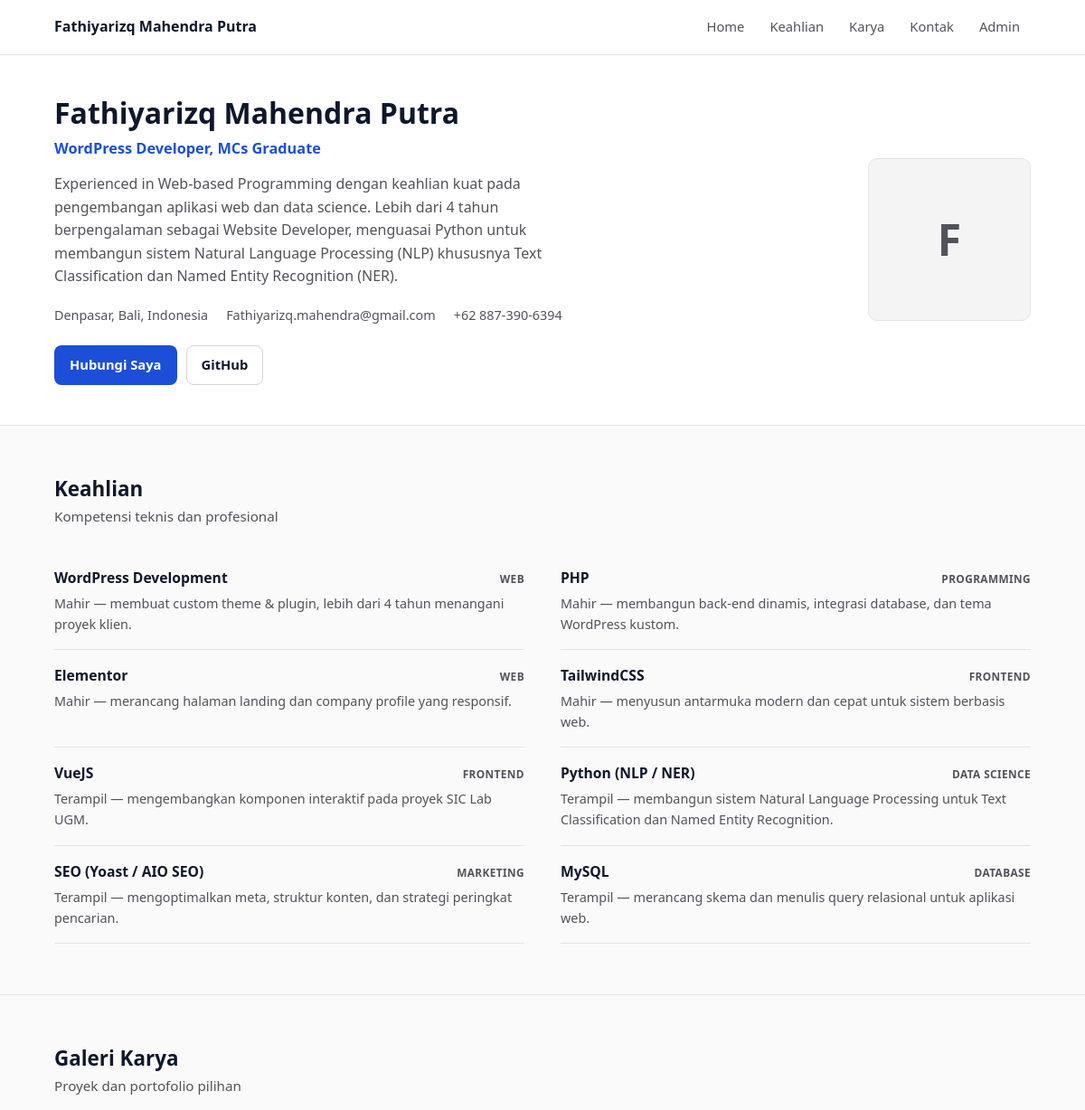
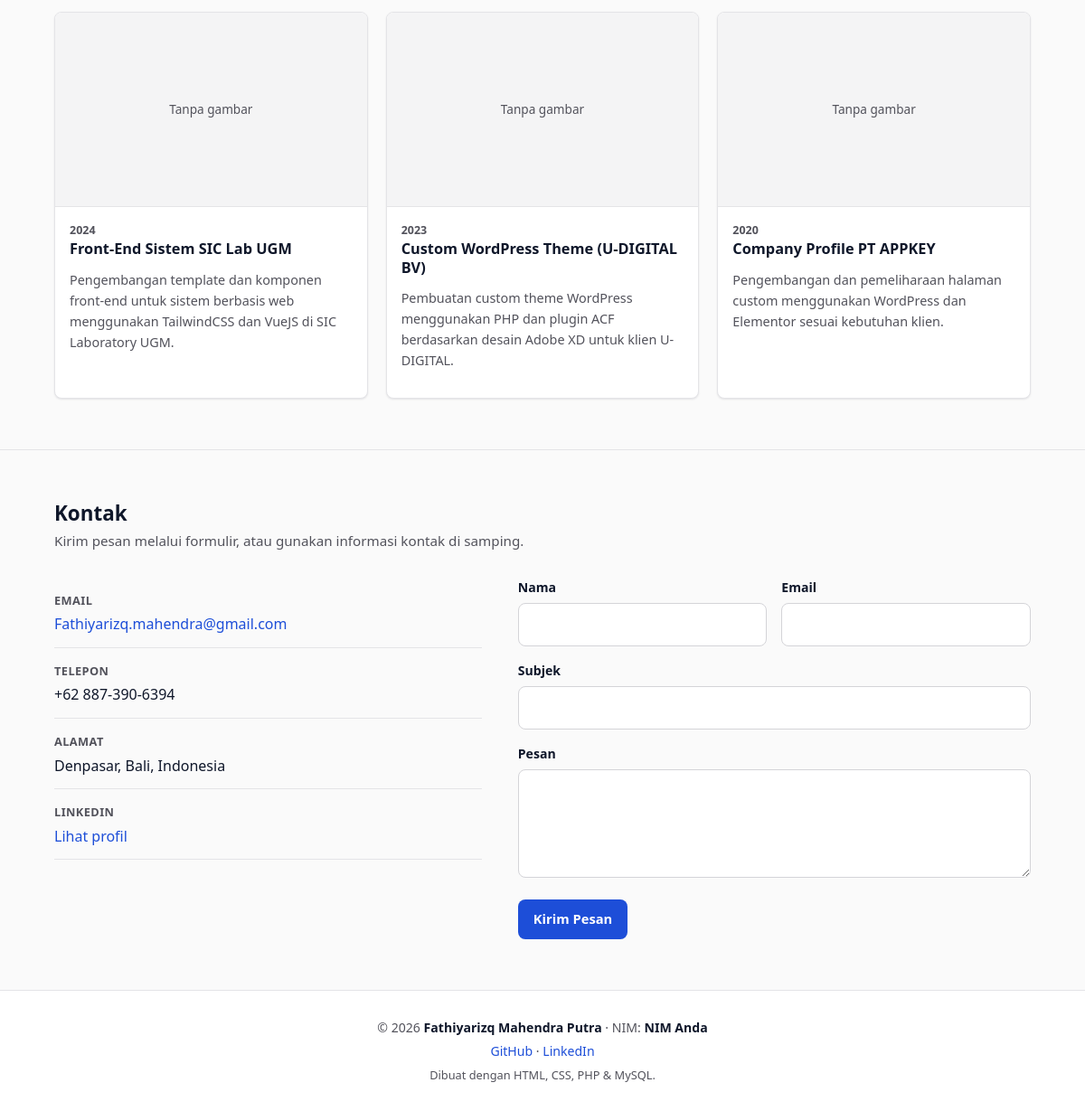
The page / on the database its author committed (2 pictures, top to bottom).
### tables this page shows
CREATE TABLE `profil` (
  `id`        INT AUTO_INCREMENT PRIMARY KEY,
  `nama`      VARCHAR(120) NOT NULL,
  `nim`       VARCHAR(30)  DEFAULT NULL,
  `headline`  VARCHAR(160) DEFAULT NULL,
  `ringkasan` TEXT,
  `alamat`    VARCHAR(180) DEFAULT NULL,
  `telepon`   VARCHAR(40)  DEFAULT NULL,
  `email`     VARCHAR(120) DEFAULT NULL,
  `github`    VARCHAR(200) DEFAULT NULL,
  `linkedin`  VARCHAR(200) DEFAULT NULL,
  `foto`      VARCHAR(200) DEFAULT NULL
);

CREATE TABLE `keahlian` (
  `id`       INT AUTO_INCREMENT PRIMARY KEY,
  `nama`     VARCHAR(120) NOT NULL,
  `kategori` VARCHAR(80)  DEFAULT NULL,
  `deskripsi` TEXT,
  `urutan`   INT DEFAULT 0
);

CREATE TABLE `karya` (
  `id`        INT AUTO_INCREMENT PRIMARY KEY,
  `judul`     VARCHAR(160) NOT NULL,
  `deskripsi` TEXT,
  `gambar`    VARCHAR(200) DEFAULT NULL,
  `link`      VARCHAR(250) DEFAULT NULL,
  `tahun`     VARCHAR(10)  DEFAULT NULL,
  `urutan`    INT DEFAULT 0
);

### includes/functions.php (called while the page is built, shortened)
<?php
function e($value): string
{
    return htmlspecialchars((string)$value, ENT_QUOTES, 'UTF-8');
}
function get_profil(PDO $pdo): array
{
    $row = $pdo->query('SELECT * FROM profil ORDER BY id ASC LIMIT 1')->fetch();
    return $row ?: [];
}

### index.php (the view, shortened to what this page needs)
<?php
require_once __DIR__ . '/config/db.php';
require_once __DIR__ . '/includes/functions.php';
$profil   = get_profil($pdo);
$keahlian = $pdo->query('SELECT * FROM keahlian ORDER BY urutan ASC, id ASC')->fetchAll();
$karya    = $pdo->query('SELECT * FROM karya ORDER BY urutan ASC, id ASC')->fetchAll();
require __DIR__ . '/includes/header.php';
?>
<section class="page-head" id="home">
  <div class="container">
    <div>
      <h1><?= e($profil['nama'] ?? 'Nama Anda') ?></h1>
      <p class="headline"><?= e($profil['headline'] ?? '') ?></p>
      <p class="ringkasan"><?= nl2br(e($profil['ringkasan'] ?? '')) ?></p>
      <div class="headline-meta">
        <?php if (!empty($profil['alamat'])): ?><span><?= e($profil['alamat']) ?></span><?php endif; ?>
        <?php if (!empty($profil['email'])): ?><span><?= e($profil['email']) ?></span><?php endif; ?>
        <?php if (!empty($profil['telepon'])): ?><span><?= e($profil['telepon']) ?></span><?php endif; ?>
      </div>
      <div class="cta">
        <a href="#kontak" class="btn btn-primary">Hubungi Saya</a>
        <?php if (!empty($profil['github'])): ?>
          <a href="<?= e($profil['github']) ?>" target="_blank" rel="noopener" class="btn btn-ghost">GitHub</a>
        <?php endif; ?>
      </div>
    </div>
    <div>
      <?php if (!empty($profil['foto']) && file_exists(__DIR__ . '/assets/uploads/' . $profil['foto'])): ?>
        <img class="avatar" src="<?= BASE_URL ?>assets/uploads/<?= e($profil['foto']) ?>" alt="<?= e($profil['nama']) ?>">
      <?php else: ?>
        <div class="avatar-fallback"><?= e(mb_substr($profil['nama'] ?? 'N', 0, 1)) ?></div>
      <?php endif; ?>
    </div>
  </div>
</section>
<section class="section" id="keahlian">
  <div class="container">
    <div class="section-title">
      <h2>Keahlian</h2>
      <p>Kompetensi teknis dan profesional</p>
    </div>
    <?php if ($keahlian): ?>
      <div class="skills-grid">
        <?php foreach ($keahlian as $k): ?>
          <div class="skill-card">
            <div class="skill-head">
              <span><?= e($k['nama']) ?></span>
              <?php if (!empty($k['kategori'])): ?><small><?= e($k['kategori']) ?></small><?php endif; ?>
            </div>
            <?php if (!empty($k['deskripsi'])): ?>
              <p class="skill-desc"><?= e($k['deskripsi']) ?></p>
            <?php endif; ?>
          </div>
        <?php endforeach; ?>
      </div>
    <?php else: ?>
      <p style="text-align:center;color:var(--muted)">Belum ada data keahlian.</p>
    <?php endif; ?>
  </div>
</section>
<section class="section" id="karya">
  <div class="container">
    <div class="section-title">
      <h2>Galeri Karya</h2>
      <p>Proyek dan portofolio pilihan</p>
    </div>
    <?php if ($karya): ?>
      <div class="cards">
        <?php foreach ($karya as $kr): ?>
          <article class="card">
            <div class="card-thumb">
              <?php if (!empty($kr['gambar']) && file_exists(__DIR__ . '/assets/uploads/' . $kr['gambar'])): ?>
                <img src="<?= BASE_URL ?>assets/uploads/<?= e($kr['gambar']) ?>" alt="<?= e($kr['judul']) ?>">
              <?php else: ?>
                <div class="noimg">Tanpa gambar</div>
              <?php endif; ?>
            </div>
            <div class="card-body">
              <?php if (!empty($kr['tahun'])): ?><span class="tahun"><?= e($kr['tahun']) ?></span><?php endif; ?>
              <h3><?= e($kr['judul']) ?></h3>
              <p><?= e($kr['deskripsi']) ?></p>
            </div>
          </article>
        <?php endforeach; ?>
      </div>
    <?php else: ?>
      <p style="text-align:center;color:var(--muted)">Belum ada karya.</p>
    <?php endif; ?>
  </div>
</section>
<section class="section" id="kontak">
  <div class="container">
    <div class="section-title">
      <h2>Kontak</h2>
      <p>Kirim pesan melalui formulir, atau gunakan informasi kontak di samping.</p>
    </div>
    <div class="kontak-wrap">
      <div>
        <ul class="kontak-info">
          <?php if (!empty($profil['email'])): ?>
            <li><strong>Email</strong><div class="val"><a href="mailto:<?= e($profil['email']) ?>"><?= e($profil['email']) ?></a></div></li>
          <?php endif; ?>
          <?php if (!empty($profil['telepon'])): ?>
            <li><strong>Telepon</strong><div class="val"><?= e($profil['telepon']) ?></div></li>
          <?php endif; ?>
          <?php if (!empty($profil['alamat'])): ?>
            <li><strong>Alamat</strong><div class="val"><?= e($profil['alamat']) ?></div></li>
          <?php endif; ?>
          <?php if (!empty($profil['linkedin'])): ?>
            <li><strong>LinkedIn</strong><div class="val"><a href="<?= e($profil['linkedin']) ?>" target="_blank" rel="noopener">Lihat profil</a></div></li>
          <?php endif; ?>
        </ul>
      </div>
      <div>
        <form method="post" action="<?= BASE_URL ?>index.php#kontak">
          <div class="grid-2">
            <div class="field">
              <label for="nama">Nama</label>
              <input type="text" id="nama" name="nama" required>
            </div>
            <div class="field">
              <label for="email">Email</label>
              <input type="email" id="email" name="email" required>
            </div>
          </div>
          <div class="field">
            <label for="subjek">Subjek</label>
            <input type="text" id="subjek" name="subjek">
          </div>
          <div class="field">
            <label for="pesan">Pesan</label>
            <textarea id="pesan" name="pesan" required></textarea>
          </div>
          <button type="submit" class="btn btn-primary">Kirim Pesan</button>
        </form>
      </div>
    </div>
  </div>
</section>
<?php require __DIR__ . '/includes/footer.php'; ?>

### includes/header.php (shortened to what this page needs)
<?php
require_once __DIR__ . '/../config/db.php';
require_once __DIR__ . '/functions.php';
$namaTampil = $profil['nama'] ?? 'Nama Anda';
?>
<!DOCTYPE html>
<html lang="id">
<head>
  <link rel="stylesheet" href="<?= BASE_URL ?>assets/css/style.css">
</head>
<body>
<header class="navbar">
  <div class="container">
    <a href="<?= BASE_URL ?>#home" class="brand"><?= e($namaTampil) ?></a>
    <ul class="nav-links">
      <li><a href="#home">Home</a></li>
      <li><a href="#keahlian">Keahlian</a></li>
      <li><a href="#karya">Karya</a></li>
      <li><a href="#kontak">Kontak</a></li>
      <li><a href="<?= BASE_URL ?>login.php">Admin</a></li>
    </ul>
  </div>
</header>
<main>

### includes/footer.php (shortened to what this page needs)
<?php
$namaFooter = $profil['nama'] ?? 'Nama Anda';
$nimFooter  = $profil['nim'] ?? 'NIM';
?>
</main>
<footer>
  <div class="container">
    <p>
      &copy; <?= date('Y') ?> <strong><?= e($namaFooter) ?></strong>
      &middot; NIM: <span class="nim"><?= e($nimFooter) ?></span>
    </p>
    <p>
      <?php if (!empty($profil['github'])): ?><a href="<?= e($profil['github']) ?>" target="_blank" rel="noopener">GitHub</a> &middot; <?php endif; ?>
      <?php if (!empty($profil['linkedin'])): ?><a href="<?= e($profil['linkedin']) ?>" target="_blank" rel="noopener">LinkedIn</a><?php endif; ?>
    </p>
    <p class="note">Dibuat dengan HTML, CSS, PHP &amp; MySQL.</p>
  </div>
</footer>
</body>
</html>

### rows shown on the page
profil: nama "Fathiyarizq Mahendra Putra", headline "WordPress Developer, MCs Graduate", ringkasan "Experienced in Web-based Programming dengan keahlian kuat pada pengembangan aplikasi web dan data science. Lebih dari 4 tahun berpengalaman sebagai Website Developer, menguasai Python untuk membangun sistem Natural Language Processing (NLP) khususnya Text Classification dan Named Entity Recognition (NER).", alamat "Denpasar, Bali, Indonesia", email "Fathiyarizq.mahendra@gmail.com", telepon "+62 887-390-6394", nama "F", nim "NIM Anda"
keahlian: nama "WordPress Development", kategori "WEB", deskripsi "Mahir — membuat custom theme & plugin, lebih dari 4 tahun menangani proyek klien."
keahlian: nama "PHP", kategori "PROGRAMMING", deskripsi "Mahir — membangun back-end dinamis, integrasi database, dan tema WordPress kustom."
keahlian: nama "Elementor", kategori "WEB", deskripsi "Mahir — merancang halaman landing dan company profile yang responsif."
keahlian: nama "TailwindCSS", kategori "FRONTEND", deskripsi "Mahir — menyusun antarmuka modern dan cepat untuk sistem berbasis web."
keahlian: nama "VueJS", kategori "FRONTEND", deskripsi "Terampil — mengembangkan komponen interaktif pada proyek SIC Lab UGM."
keahlian: nama "Python (NLP / NER)", kategori "DATA SCIENCE", deskripsi "Terampil — membangun sistem Natural Language Processing untuk Text Classification dan Named Entity Recognition."
keahlian: nama "SEO (Yoast / AIO SEO)", kategori "MARKETING", deskripsi "Terampil — mengoptimalkan meta, struktur konten, dan strategi peringkat pencarian."
keahlian: nama "MySQL", kategori "DATABASE", deskripsi "Terampil — merancang skema dan menulis query relasional untuk aplikasi web."
karya: shows "Tanpa gambar", tahun "2024", judul "Front-End Sistem SIC Lab UGM", deskripsi "Pengembangan template dan komponen front-end untuk sistem berbasis web menggunakan TailwindCSS dan VueJS di SIC Laboratory UGM."
karya: shows "Tanpa gambar", tahun "2023", judul "Custom WordPress Theme (U-DIGITAL BV)", deskripsi "Pembuatan custom theme WordPress menggunakan PHP dan plugin ACF berdasarkan desain Adobe XD untuk klien U-DIGITAL."
karya: shows "Tanpa gambar", tahun "2020", judul "Company Profile PT APPKEY", deskripsi "Pengembangan dan pemeliharaan halaman custom menggunakan WordPress dan Elementor sesuai kebutuhan klien."
